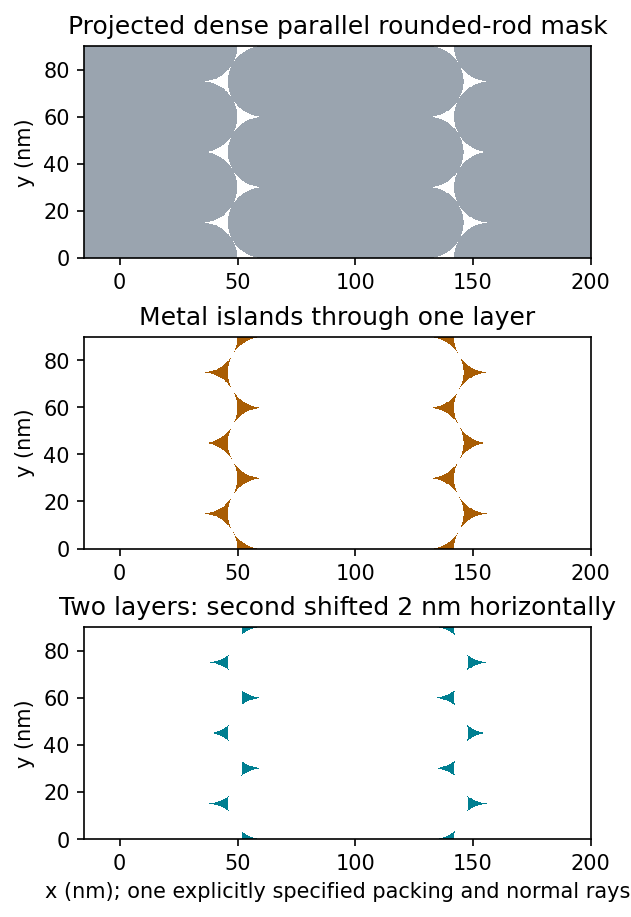

Generate this figure with Python:
"""Original explanatory figure; Python 3.14, numpy and matplotlib.
Write the same-basename PNG to the current working directory for Make.
No source image or source data file is read.
"""
import matplotlib
matplotlib.use("Agg")
import matplotlib.pyplot as plt
from matplotlib.patches import Rectangle, Polygon, Circle, Arc
import numpy as np

def box(ax,x,y,w,h,text,fc="#e5edf5",size=9):
    ax.add_patch(Rectangle((x,y),w,h,fc=fc,ec="#253858",lw=1.2))
    ax.text(x+w/2,y+h/2,text,ha="center",va="center",fontsize=size)

def arrow(ax,a,b,text=None):
    ax.annotate("",xy=b,xytext=a,arrowprops=dict(arrowstyle="->",lw=1.3,color="#253858"))
    if text:ax.text((a[0]+b[0])/2,(a[1]+b[1])/2,text,fontsize=8,ha="center",va="bottom")

def finish(fig,name):
    fig.set_facecolor("white")
    fig.savefig(name,dpi=150,facecolor="white",bbox_inches="tight")
    plt.close(fig)

xx=np.linspace(-40,220,1300);yy=np.linspace(-12,108,600);X,Y=np.meshgrid(xx,yy)
def covered(shift=(0,0)):
    inside=np.zeros_like(X,dtype=bool)
    for i in range(-2,5):
        for j in range(-4,6):
            cx=i*(70+15*np.sqrt(3))+shift[0];cy=i*15+j*30+shift[1]
            dx=np.maximum(np.abs(X-cx)-35,0)
            inside|=dx*dx+(Y-cy)**2<=15**2
    return inside
mask=covered();open1=~mask;open2=open1 & ~covered((2,0))
fig,axs=plt.subplots(3,1,figsize=(8.5,6),layout="constrained")
from matplotlib.colors import ListedColormap
for ax,data,title,cmap in zip(axs,[mask,open1,open2],["Projected dense parallel rounded-rod mask","Metal islands through one layer","Two layers: second shifted 2 nm horizontally"],[ListedColormap(["white","#9aa4af"]),ListedColormap(["white","#a95d04"]),ListedColormap(["white","#007f91"])],strict=True):
    ax.imshow(data,origin="lower",extent=(xx[0],xx[-1],yy[0],yy[-1]),cmap=cmap,interpolation="nearest")
    ax.set(xlim=(-15,200),ylim=(0,90),ylabel="y (nm)",title=title);ax.set_aspect("equal")
axs[-1].set_xlabel("x (nm); one explicitly specified packing and normal rays")
finish(fig,"paper-1-mask.png")
